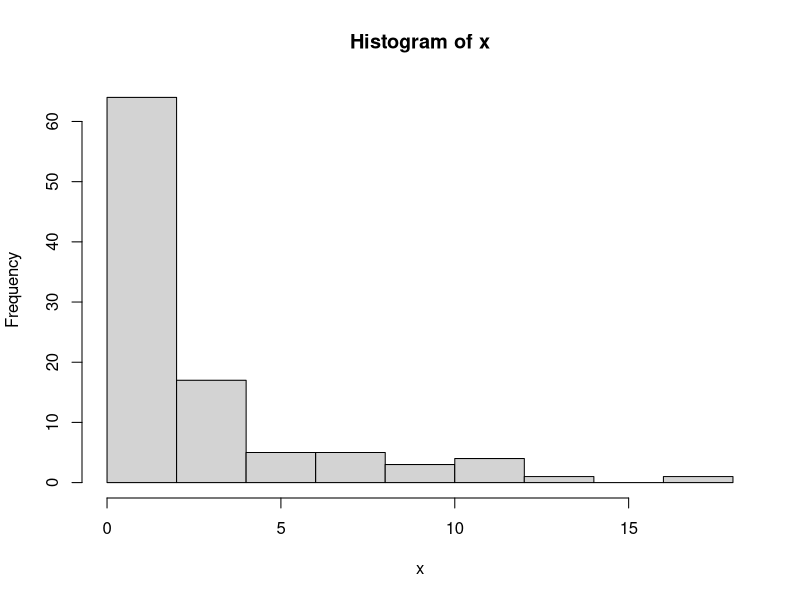
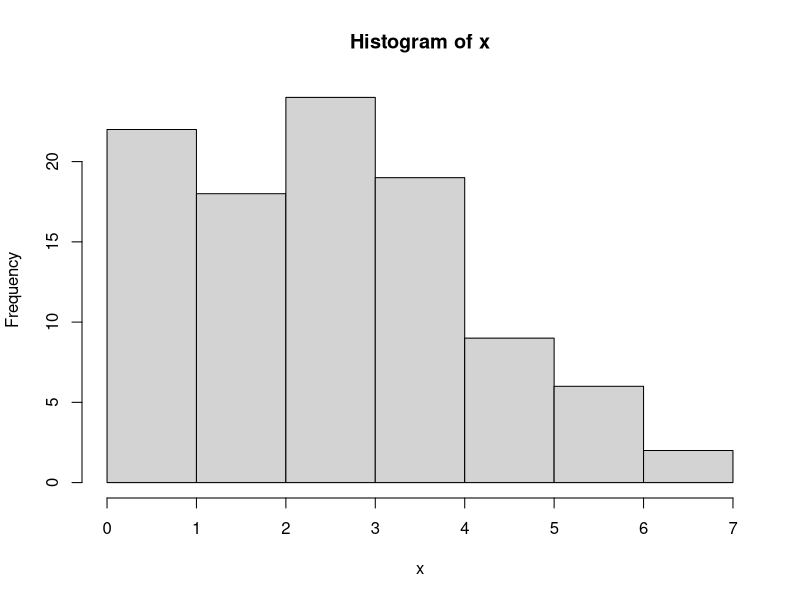
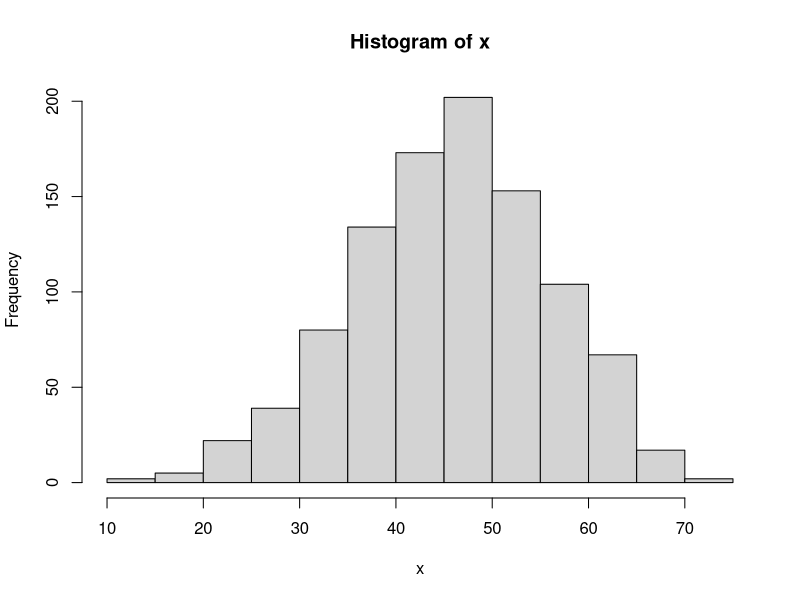
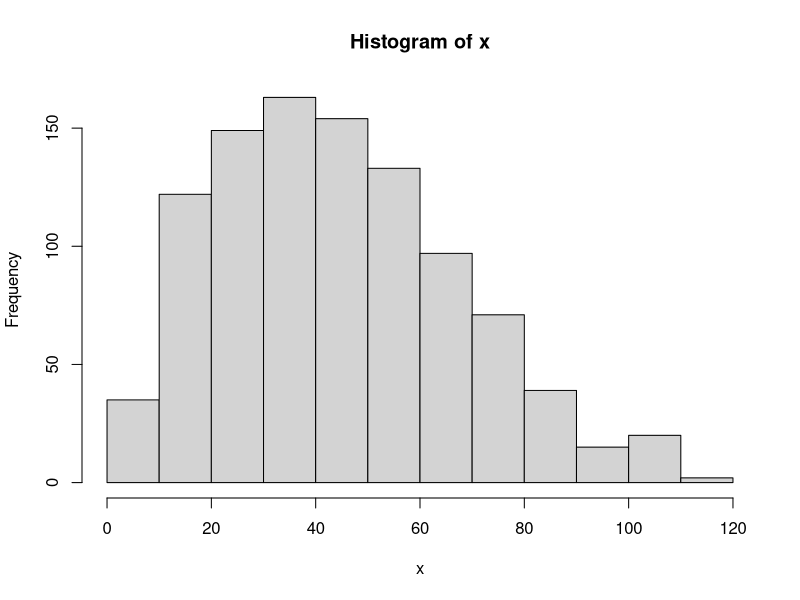

Generate these figures, in order, with R:
## ---- chunk 1
library(tidyverse)
## ---- chunk 2
x <- rgeom(100, prob = 0.3)

print(mean(x))
hist(x)
## ---- chunk 3
prob <- seq(0.1, 0.7, by = 0.1)
xlist <- map(prob, ~ rgeom(100, .))

tibble(prob = prob, mean = map_dbl(xlist, mean))
## ---- chunk 4
x <- rpois(100, lambda = 3)

print(mean(x))
hist(x)
## ---- chunk 5
x <- rweibull(1000, shape = 5, scale = 50)

mean(x)
hist(x)
## ---- chunk 6
x <- rweibull(1000, shape = 2, scale = 50)

mean(x)
hist(x)
## ---- chunk 7
scale <- 10 ^ (-2:5)
xlist <- map(scale, ~ rweibull(1000, 3, .))

tibble(scale = scale, mean = num(map_dbl(xlist, mean), notation = "si"))
